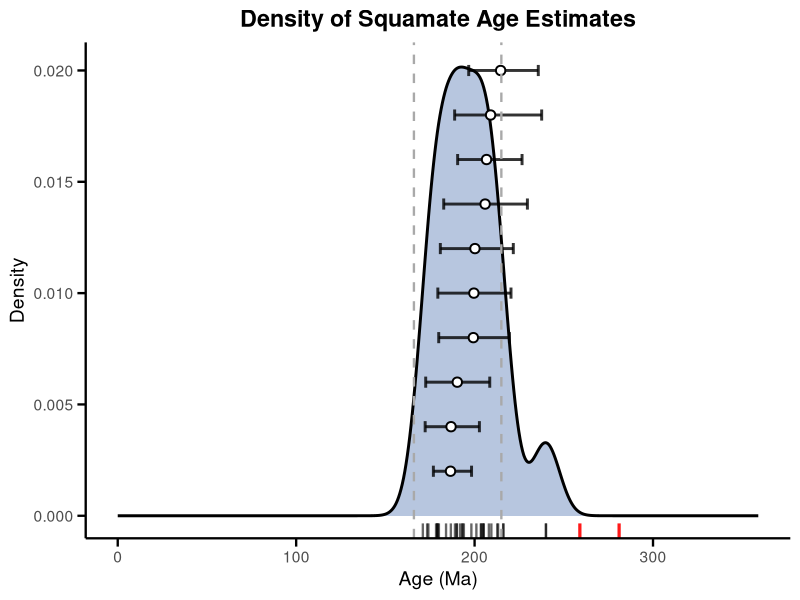

Generate this figure with R:
### Squamata: Likelihood Checkpoints
library(dplyr)
library(ggplot2)

# Read the CSV file
squamata <- read.csv("squamata_timetrees.csv", header = TRUE)
head(squamata)

# Read the tip dates
squamate_tips <- read.csv("squamate_tip_dates.csv", header = TRUE)
head(squamate_tips)

# Add a y position slightly above the x-axis
squamate_tips <- squamate_tips %>%
  mutate(y = seq(0.002, 0.002 * n(), length.out = n()))

# Identify outliers using the IQR rule
q <- quantile(squamata$Age, probs = c(0.25, 0.75), na.rm = TRUE)
iqr <- q[2] - q[1]

lower <- q[1] - 1.5 * iqr
upper <- q[2] + 1.5 * iqr

squamata <- squamata %>%
  mutate(outlier = Age < lower | Age > upper)

# Plot
ggplot() +
  # Density using NON-outliers only
  geom_density(
    data = filter(squamata, !outlier),
    aes(x = Age),
    fill = "#4C72B0",
    alpha = 0.4,
    linewidth = 1,
    trim = FALSE
  ) +
  # Rug for non-outliers
  geom_rug(
    data = filter(squamata, !outlier),
    aes(x = Age),
    sides = "b",
    alpha = 0.6,
    linewidth = 0.8
  ) +
  # Rug for outliers (red)
  geom_rug(
    data = filter(squamata, outlier),
    aes(x = Age),
    sides = "b",
    color = "red",
    alpha = 0.9,
    linewidth = 1.1
  ) +
  # Whiskers (Min–Max)
  geom_errorbarh(
    data = squamate_tips,
    aes(y = y, xmin = Min, xmax = Max),
    height = 0.0005,
    linewidth = 1,
    color = "black",
    alpha = 0.8
  ) +
  
  # Central point (Point estimate)
  geom_point(
    data = squamate_tips,
    aes(y = y, x = Point),
    shape = 21,
    size = 2.5,
    fill = "white",
    color = "black",
    stroke = 1
  ) + 
  scale_x_continuous(limits = c(0, 359)) +
  labs(
    title = "Density of Squamate Age Estimates",
    x = "Age (Ma)",
    y = "Density"
  ) +
  geom_vline(
    xintercept = c(166, 215),
    linetype = "dashed",
    linewidth = 0.8,
    color = "darkgray"
  ) + 
  theme_minimal(base_size = 14) + 
  theme(
    panel.grid.major = element_blank(),
    panel.grid.minor = element_blank(),
    axis.line = element_line(color = "black", linewidth = 0.8),
    axis.ticks = element_line(color = "black", linewidth = 0.8),
    axis.ticks.length = unit(6, "pt"),
    plot.title = element_text(face = "bold", hjust = 0.5)
  )

# Estimates
ages_clean <- squamata$Age[!squamata$outlier]

d <- density(
  ages_clean,
  from = 0,
  to   = 359
)

mode_age <- d$x[which.max(d$y)]
mode_age

median_age <- median(ages_clean)
median_age
